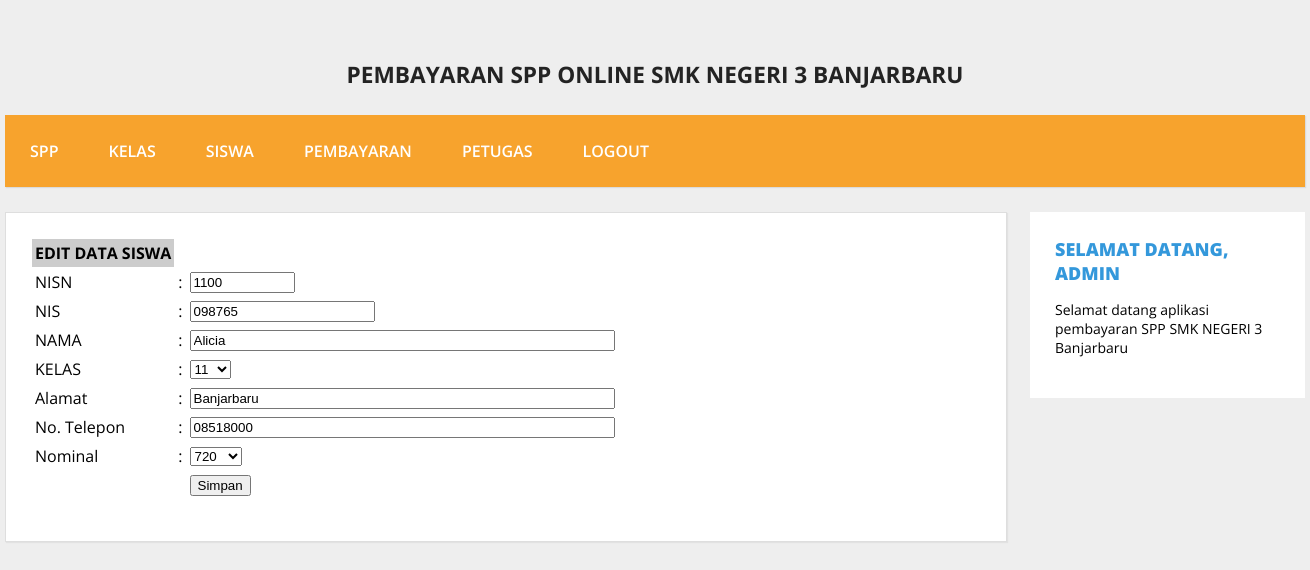
The page /SPP_laila/admin/halaman_admin.php?open=edit_siswa&nisn=1100 (signed in) on the database its author committed.
### tables this page shows
CREATE TABLE `siswa` (
  `nisn` varchar(10) NOT NULL,
  `nis` varchar(8) NOT NULL,
  `nama` varchar(35) NOT NULL,
  `id_kelas` varchar(11) NOT NULL,
  `alamat` text NOT NULL,
  `no_telp` varchar(15) NOT NULL,
  `id_spp` varchar(5) NOT NULL
);

### SPP_laila/admin/edit_siswa.php (the view, shortened to what this page needs)
<?php
include_once "../src/koneksi.php";
$nisn = $_GET['nisn'];
$sql = mysqli_query($koneksi, "SELECT * FROM siswa WHERE nisn ='$nisn'");
$data = mysqli_fetch_array($sql);
?>
<form action="<?php $_SERVER['PHP_SELF']; ?>" method="post" >
  <table cellspacing="1" cellpadding="3">
    <tr>
      <td bgcolor="#CCCCCC"><strong>EDIT DATA SISWA </strong></td>
    </tr>
    <tr>
      <td>NISN</td>
      <td>:</td>
      <td><input name="nisn" type="text" size="10" maxlength="10" value="<?php echo $data['nisn']; ?>"
             readonly = "true"/></td>
    </tr>
    <tr>
      <td>NIS </td>
      <td>:</td>
      <td><input name="nis" type="text" size="20" maxlength="10" value="<?php echo $data['nis']; ?>" /></td>
    </tr>
    <tr>
    <td>NAMA </td>
    <td>:</td>
    <td><input name="nama" type="text" size="50" maxlength="50" value="<?php echo $data['nama']; ?>" /></td>
</tr>
<tr>
    <td>KELAS </td>
    <td>:</td>
    <td>
        <select name="id_kelas">
            <?php
                $tampilkanKelas = mysqli_query ($koneksi, "select * from kelas");
                while ($bacaData = mysqli_fetch_array($tampilkanKelas)){
                    if($bacaData['id_kelas']== $data['id_kelas']){
                        $cek = " selected";
                    }else {
                        $cek = "";}
                    echo "<option value='$bacaData[id_kelas]' $cek> $bacaData[nama_kelas]</option>";
                }
            ?>
        </select>
    </td>
</tr>
<tr>
    <td>Alamat </td>
    <td>:</td>
    <td><input name="alamat" type="text" size="50" maxlength="50" value="<?php echo $data['alamat']; ?>" /></td>
</tr>
<tr>
    <td>No. Telepon </td>
    <td>:</td>
    <td><input name="no_telp" type="text" size="50" maxlength="50" value="<?php echo $data['no_telp']; ?>" /></td>
</tr>
<tr>
    <td>Nominal </td>
    <td>:</td>
    <td>
        <select name="id_spp">
            <?php
                $tampilkanSPP = mysqli_query ($koneksi, "select * from spp");
                while ($bacaData = mysqli_fetch_array($tampilkanSPP)){
                    if($bacaData['id_spp']== $data['id_spp']){
                        $cek = " selected";
                    }else {
                        $cek = "";}
                    echo "<option value='$bacaData[id_spp]' $cek> $bacaData[nominal]</option>";
                }
            ?>
        </select>
    </td>
</tr>
<tr>
    <td>&nbsp;</td>
    <td>&nbsp;</td>
    <td><input name="btnSimpan" type="submit" value="Simpan" /></td>
</tr>
</table>
</form>

### SPP_laila/src/style.css (style rules this page uses)
body { background: #eee; margin: 0; font-family: 'Open Sans', sans-serif; }

### rows shown on the page
siswa: nisn "1100", nis "098765", nama "Alicia", alamat "Banjarbaru", no_telp "08518000"

### other values the page prints
$_SESSION['username'] "ADMIN"
form field id_kelas "11"
form field id_spp "720"
